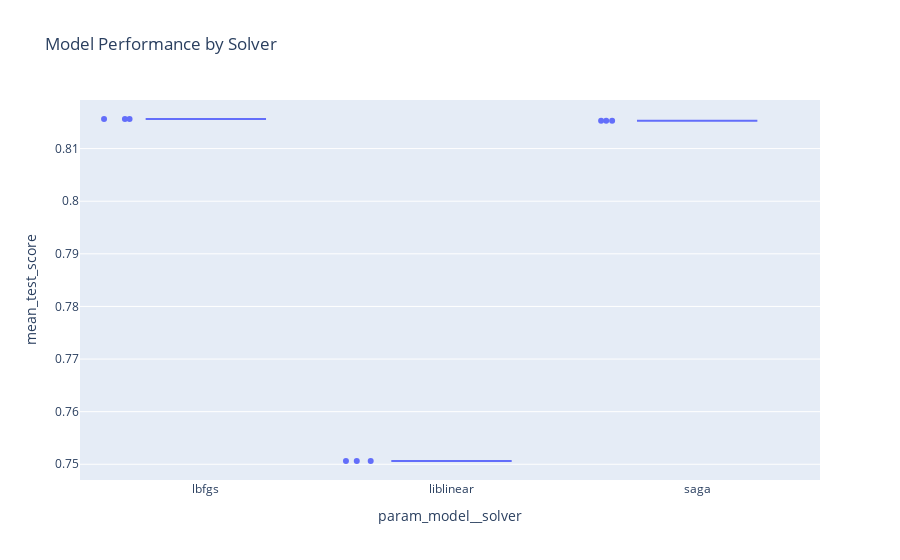

Here is the notebook cell this chart was saved with:
### Code cell
fig = px.box(
    results,
    x="param_model__solver",
    y="mean_test_score",
    points="all",
    title="Model Performance by Solver"
)
fig.show()

### Figure 1 — Plotly figure (JSON) as saved in the notebook; plotly's stock layout.template omitted (floating-point values rounded to 4 significant figures)
{"data": [{"alignmentgroup": "True", "boxpoints": "all", "hovertemplate": "param_model__solver=%{x}<br>mean_test_score=%{y}<extra></extra>", "legendgroup": "", "marker": {"color": "#636efa"}, "name": "", "notched": false, "offsetgroup": "", "orientation": "v", "showlegend": false, "type": "box", "x": ["lbfgs", "liblinear", "saga", "lbfgs", "liblinear", "saga", "lbfgs", "liblinear", "saga"], "x0": " ", "xaxis": "x", "y": [0.8156, 0.7506, 0.8153, 0.8156, 0.7506, 0.8153, 0.8156, 0.7506, 0.8153], "y0": " ", "yaxis": "y"}], "layout": {"autosize": true, "boxmode": "group", "legend": {"tracegroupgap": 0}, "title": {"text": "Model Performance by Solver"}, "xaxis": {"anchor": "y", "autorange": true, "domain": [0, 1], "range": [-0.5129, 2.5], "title": {"text": "param_model__solver"}, "type": "category"}, "yaxis": {"anchor": "x", "autorange": true, "domain": [0, 1], "range": [0.747, 0.8192], "title": {"text": "mean_test_score"}, "type": "linear"}}}
